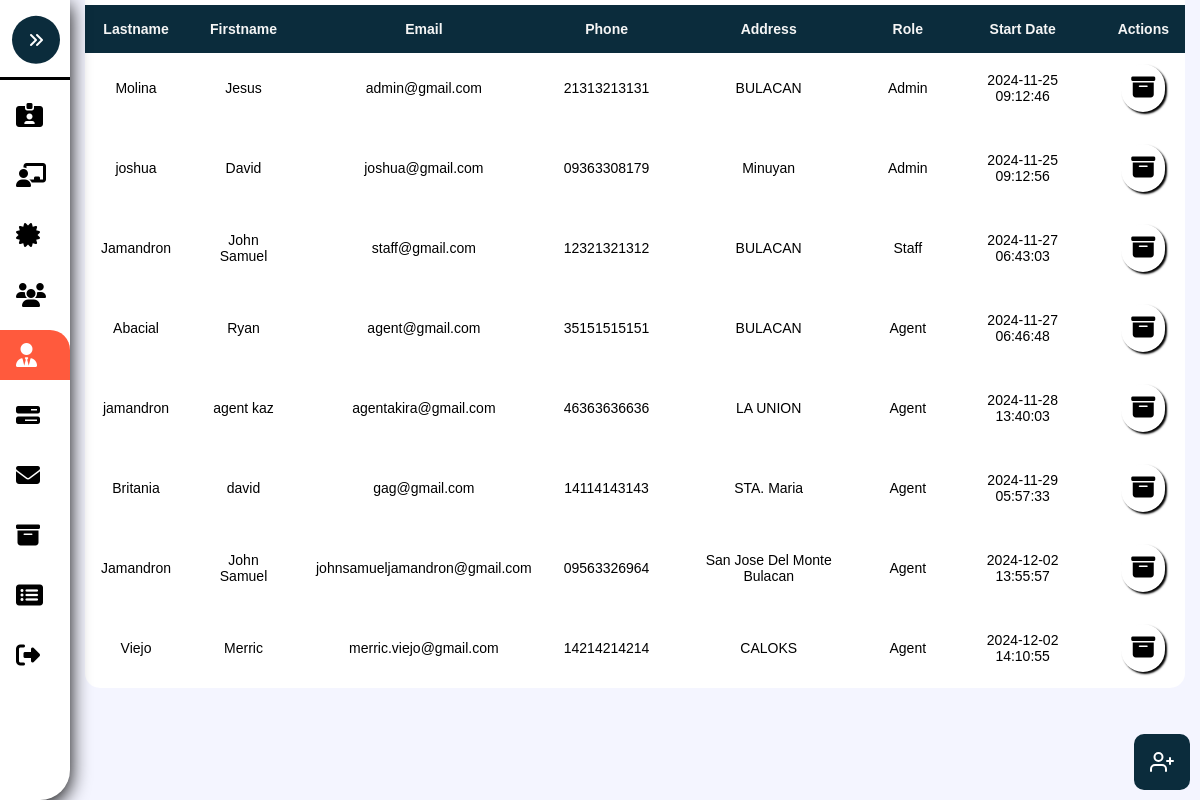
/Admin-Management.php, run on the app's committed database.
### tables this page shows
CREATE TABLE `management` (
  `ManagementID` int(8) NOT NULL,
  `Lastname` varchar(255) NOT NULL,
  `Firstname` varchar(255) NOT NULL,
  `Email` varchar(255) NOT NULL,
  `Phone` varchar(255) NOT NULL,
  `Address` varchar(255) NOT NULL,
  `Password` varchar(255) NOT NULL,
  `Role` varchar(255) NOT NULL,
  `Date` timestamp NOT NULL DEFAULT current_timestamp()
);

### Admin-Management.php (the view, shortened to what this page needs)
<?php
	include './Assets/Php/Connection.php';
?>
<!DOCTYPE html>
<html>
<head>
	<link rel="stylesheet" type="text/css" href="./Assets/Css/Admin.css?v=<?php echo time(); ?>">
  <link rel="stylesheet" href="https://cdn.jsdelivr.net/npm/sweetalert2@11/dist/sweetalert2.min.css">
</head>
<body>
	<nav class="sidebar close" id="sidebar">
		<header>
			<figure class="image-container">
			</figure>
			<button class="toggle">
				<i class="fa-solid fa-angles-right"></i>
			</button>
		</header>
		<div class="menu-bar">
			<div class="menu">
				<ul class="menu-links">
					<li class="nav-link">
						<a href="./Admin-Account.php" >
							<i class="fa-solid fa-id-card-clip"></i>
						</a>
					</li>
					<li class="nav-link">
						<a href="./Admin-Pending.php">
							<i class="fa-solid fa-chalkboard-user"></i>
						</a>
					</li>
					<li class="nav-link">
						<a href="./Admin-Client.php">
							<i class="fa-solid fa-certificate"></i>
						</a>
					</li>
					<li class="nav-link">
						<a href="./Admin-Users.php" class="dashboard-list-item " >
							<i class="fa-solid fa-users"></i>
						</a>
					</li>
					<li class="nav-link">
						<a href="./Admin-Management.php" class="dashboard-list-item active">
							<i class="fa-solid fa-user-tie"></i>
						</a>
					</li>
					<li class="nav-link">
						<a href="./Admin-Properties.php" class="dashboard-list-item">
							<i class="fa-solid fa-bars-progress"></i>
						</a>
					</li>
					<li class="nav-link">
						<a href="Admin-Message.php" class="dashboard-list-item">
							<i class="fa-solid fa-envelope"></i>
						</a>
					</li>
					<li class="nav-link">
						<a href="./Admin-Archieve.php" class="dashboard-list-item">
							<i class="fa-solid fa-box-archive"></i>
						</a>
					</li>
					<li class="nav-link">
						<a href="Admin-SoldProperties.php" class="dashboard-list-item">
							<i class="fa-solid fa-rectangle-list"></i>
						</a>
					</li>
					<li class="nav-link">
						<a href="./Assets/Php/Logout.php" class="dashboard-list-item">
							<i class="fa-solid fa-right-from-bracket"></i>
						</a>
					</li>
				</ul>
			</div>
		</div>
	</nav>
	<main class="main">
		<section class="Table-section" id="Table-Section">
			<div class="container">
				<table class="table" id="table">
					<tr>
						<th>Lastname</th>
						<th>Firstname</th>
						<th>Email</th>
						<th>Phone</th>
						<th>Address</th>
						<th>Role</th>
						<th>Start Date</th>
						<th class="action-center">Actions</th>
					</tr>
				<?php
						$sql = "SELECT * FROM management";
						$rs = mysqli_query($conn, $sql);
						if($rs){
							while ($row = mysqli_fetch_assoc($rs)) {
								$ManagementID = $row['ManagementID'];
								$Lastname = $row['Lastname'];
								$Firstname = $row['Firstname'];
								$Email = $row['Email'];
								$Phone = $row['Phone'];
								$Address = $row['Address'];
								$Date = $row['Date'];
								$Role = $row['Role'];
								echo "
								<tr>
									<td>".$Lastname."</td>
									<td>".$Firstname."</td>
									<td>".$Email."</td>
									<td>".$Phone."</td>
									<td>".$Address."</td>
									<td>".$Role."</td>
									<td>".$Date."</td>
									<td class='td-action'>
										<a href='./Assets/Php/Admin.php?archiveID=".$ManagementID."&value=Admin' class='custom-tooltip delete-purchase' data-title='Archive'>
										<i class='fa-solid fa-box-archive' ></i>
										</a>
									</td>
								</tr>
								";
							}
						}
					?>
				</table>
			</div>
		</section>
	</main>
	<section class="Dialog-Section">
		<div class="float-diagram">
			<button onclick="OpenDialog()" class='custom-tooltip' data-title='Add'>
			</button>
		</div>
</body>
</html>

### Assets/Css/Admin.css (style rules this page uses)
:root { --dark-jungle-green: hsl(188, 63%, 7%); --prussian-blue: hsl(200, 69%, 14%); --raisin-black-1: hsl(227, 29%, 13%); --raisin-black-2: hsl(229, 17%, 19%); --yellow-green: hsl(89, 72%, 85%); --orange-soda: hsl(9,100%, 62%); --cultured-1: hsl(0, 0%, 93%); --cultured-2:hsl(192, 24%, 96%); --misty-rose: hsl(210, 100%, 97%); --alice-blue: hsl(8, 100%, 97%); --seashell: hsl(8,100%, 97%); --cadet: hsl(0, 0%, 100%); --white: hsl(0,0%, 100%); --black:hsl(0,0%,0%); --opal: hsl(180, 20%, 62%); --head-foot-bg-amaresa: rgba(255, 255, 255, 0.66); --header-bg-amaresa-shadow:0 4px 30px rgba(0, 0, 0, 0.1); --footer-bg-amaresa-shadow:0 -4px 30px rgba(0, 0, 0, 0.1); --amaresa-box-shadow: 2px 2px 2px black; --amaresa-bg:#f0f0f0; --body-color: #F4F5FF; --sidebar-color: #FFF; --sidebar-text-color: #707070; --sidebar-toggle-color: #DDD; --ff-numito-sans:"Nunito Sans", sans-serif; --ff-poppins:"Poppins", sans-serif; --fs-1: 1.875rem; --fs-2: 1.5rem; --fs-3: 1.375rem; --fs-4: 1.125rem; --fs-5: 0.875rem; --fs-6: 0.813rem; --fs-7: 0.75rem; --fw-500: 500; --fw-600: 600; --fw-700: 700; --transition:0.25s ease; --section-spacing: 100px; --shadow-1: 0 5px 20px hsla(219, 56%, 21%, 0.1); --shadow-1: 0 16px 32px hsla(188, 63%, 63%, 0.1); }
*, *::before, *::after { padding: 0; margin: 0; box-sizing: border-box; }
li { list-style: none; }
a { text-decoration: none; }
a, img, span, button, i { display: block; }
button { border:none; outline: none; background: none; font: inherit; text-align: left; cursor: pointer; }
i { pointer-events: none; }
html { font-family: var(--ff-numito-sans); scroll-behavior: smooth; }
body { background: var(--body-color); overflow-x: hidden; }
.container { padding-inline:15px; }
button, a { transition: var(--transition); }
.sidebar { position: fixed; top: 0; left: 0; box-shadow: 2px 2px 15px var(--orange-soda); border-bottom-right-radius: 30px; width: 250px; height: 100vh; background: var(--sidebar-color); transition: .5s ease; z-index: 100; }
.sidebar.close { width: 70px; box-shadow: 0 5px 20px black; }
.sidebar.close .toggle { transform: translate(-50%,-40%); background: var(--prussian-blue); }
.sidebar figure { border-bottom: 3px solid black; position: relative; }
.sidebar header { position: relative; }
.sidebar header .toggle { position: absolute; top: 30%; right:-20%; cursor: pointer; padding: 1rem; background: var(--orange-soda); color: var(--white); border-radius: 100%; display: flex; justify-content: center; align-items: center; transform: rotate(180deg) translate(40%); }
.sidebar .nav-link a { height: 50px; margin-top: 10px; display: flex; justify-content: left; align-items: center; color: black; transition:var(--transition); }
.sidebar .nav-link i { margin-inline: 1rem; font-size: var(--fs-2); }
.sidebar .nav-link .active { color: white; background: var(--orange-soda); border-top-right-radius: 20px; }
.main { position: relative; height: 100vh; left: 250px; width: calc(100% - 250px); transition: .5s ease; }
.sidebar.close ~ .main { left: 70px; width: calc(100% - 70px); }
.Table-section { max-height: 99vh; overflow-x: hidden; position: relative; }
.td-action { position: relative; transition: .3s ease; display: flex; align-items: center; gap: 1rem; justify-content: space-evenly; }
.td-action a { font-size: var(--fs-2); padding: 10px; background: var(--white); box-shadow: var(--amaresa-box-shadow); border-radius: 26px; color: black; }
.float-diagram { position: absolute; right: 10px; bottom: 10px; background: var(--prussian-blue); font-size: 1rem; border-radius: 10px ; color: white; padding: 1rem; display: flex; justify-content: center; align-items: center; gap: 1rem; }
.float-diagram button { color: white; display: flex; gap: 5px; justify-content: center; }
.custom-tooltip { position: relative; display: inline-block; cursor: pointer; }

### data on the page
management: Lastname "Molina", Firstname "Jesus", Email "admin@gmail.com", Phone "21313213131", Address "BULACAN", Role "Admin", Date "2024-11-25 09:12:46"
management: Lastname "joshua", Firstname "David", Email "joshua@gmail.com", Phone "09363308179", Address "Minuyan", Role "Admin", Date "2024-11-25 09:12:56"
management: Lastname "Jamandron", Firstname "John Samuel", Email "staff@gmail.com", Phone "12321321312", Address "BULACAN", Role "Staff", Date "2024-11-27 06:43:03"
management: Lastname "Abacial", Firstname "Ryan", Email "agent@gmail.com", Phone "35151515151", Address "BULACAN", Role "Agent", Date "2024-11-27 06:46:48"
management: Lastname "jamandron", Firstname "agent kaz", Email "agentakira@gmail.com", Phone "46363636636", Address "LA UNION", Role "Agent", Date "2024-11-28 13:40:03"
management: Lastname "Britania", Firstname "david", Email "gag@gmail.com", Phone "14114143143", Address "STA. Maria", Role "Agent", Date "2024-11-29 05:57:33"
management: Lastname "Jamandron", Firstname "John Samuel", Email "johnsamueljamandron@gmail.com", Phone "09563326964", Address "San Jose Del Monte Bulacan", Role "Agent", Date "2024-12-02 13:55:57"
management: Lastname "Viejo", Firstname "Merric", Email "merric.viejo@gmail.com", Phone "14214214214", Address "CALOKS", Role "Agent", Date "2024-12-02 14:10:55"
